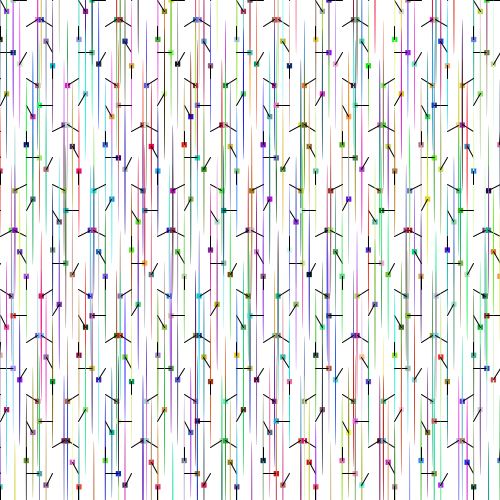
Frame 1 (no input)
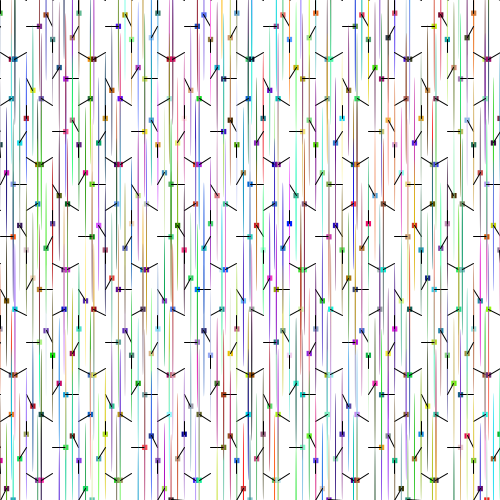
Frame 60 (the mouse pressed at the canvas centre just before this capture)
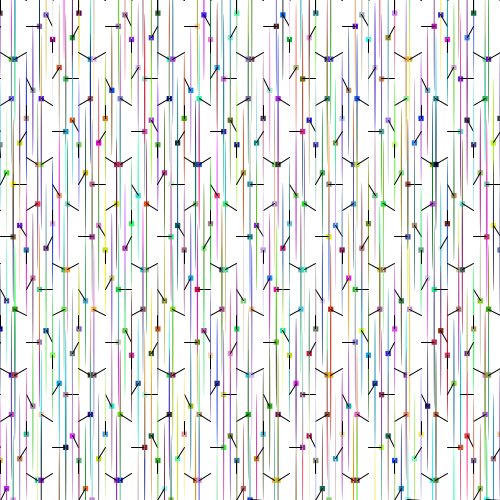
Frame 120 (the mouse held since frame 60 and released just before this capture)

The Processing sketch that drew these frames (run headless with seeded random() and noise(); from frame 60 on, the mouse is pressed at the canvas centre):

// Processing sketch: processing_151139
// ── processing_151139.pde

/*
 * Creative Coding
 * Week 2, 05 - Moving Patterns 1
 * by Indae Hwang and Jon McCormack
 * Copyright (c) 2014 Monash University
 *
 * This sketch builds on the previous sketches, drawing shapes based on the
 * current framerate. The movement of individual shapes combine to create a
 * gestalt field of motion. Use the arrow keys on your keyboard to change the
 * frame rate. 
 * by P bailey exercise wk2 exercise 5.
 */

// variable used to store the current frame rate value
int frame_rate_value;

void setup() {
  size(500, 500);

  frame_rate_value = 6;
  frameRate(frame_rate_value);
  rectMode(CENTER);
  background(255);
}


void draw() {

  background(255);
 
  int num = 20;
  int margin = 0;
  float gutter = 0; //distance between each cell
  float cellsize = ( width - (2 * margin) - gutter * (num - 1) ) / (num - 1);

  int circleNumber = 0; // counter
  for (int i=0; i<num; i++) {

    for (int j=0; j<num; j++) {
      circleNumber = (i * num) + j; // different way to calculate the circle number from w2_04

      float tx = margin + cellsize * i + gutter * i;
      float ty = margin + cellsize * j + gutter * j;
      
      
if ( (circleNumber % 2) == 0) {
    color R=color(random(255),random(255),random(255));
  color B=color(random(255),random(255),random(255));
  color G=color(random(255),random(255),random(255));
      movingCircle(tx, ty, cellsize, circleNumber,R,B,G);
      
     }
 
        else
        {   
      
  color R=color(random(255),random (255),random(255));
  color B=color(random(255),random(255),random(255));
  color G=color(random(255),random(255),random(255));
      movingCircle2(tx, ty, cellsize, circleNumber,R,B,G);
      println(circleNumber);
    }     
      
      
      
    }
  }
} //end of draw 


void movingCircle(float x, float y, float size, int circleNum, color R, color B, color G) {

  float finalAngle;
  finalAngle = frameCount + circleNum;
println(finalAngle);
  //the rotating angle for each tempX and tempY postion is affected by frameRate and angle;  
  float tempX = x + (size / 2) * sin(PI / frame_rate_value * finalAngle);
  float tempY = y + (size / 2) * cos(PI / frame_rate_value * finalAngle);

  noStroke();
  fill(R);
  rect(tempX, tempY, size/5, size/5);
  fill(B);
  ellipse(tempX, tempY, 1, size*5);
  
  
  
  
  
  
  stroke(0);
  //noFill();
  stroke(R,G,B);
  
  line(x, y, tempX, tempY);
}
void movingCircle2(float x, float y, float size, int circleNum, color R, color B, color G) {

  float finalAngle;
  finalAngle = frameCount + circleNum *-1;
println(finalAngle);
  //the rotating angle for each tempX and tempY postion is affected by frameRate and angle;  
  float tempX = x + (size / 2) * sin(PI / frame_rate_value * finalAngle);
  float tempY = y + (size / 2) * cos(PI / frame_rate_value * finalAngle);

  noStroke();
  fill(R);
  rect(tempX, tempY, size/5, size/5);
  fill(B);
  ellipse(tempX, tempY, 1, size*5);
  
  
  
  
  
  
  stroke(R,G,B);
  //noFill();
  stroke(R,G,B);
  
  line(x, y, tempX, tempY);
}

/*
 * keyReleased function
 *
 * called automatically by Processing when a keyboard key is released
 */
void keyReleased() {

  // right arrow -- increase frame_rate_value
  if (keyCode == RIGHT && frame_rate_value < 60) {
    frame_rate_value++;
  }

  // left arrow -- decrease frame_rate_value
  if ( keyCode == LEFT && frame_rate_value > 1) {
    frame_rate_value--;
  }

  // set the frameRate and print current value on the screen
  frameRate(frame_rate_value);
  println("Current frame Rate is: " + frame_rate_value);
}
